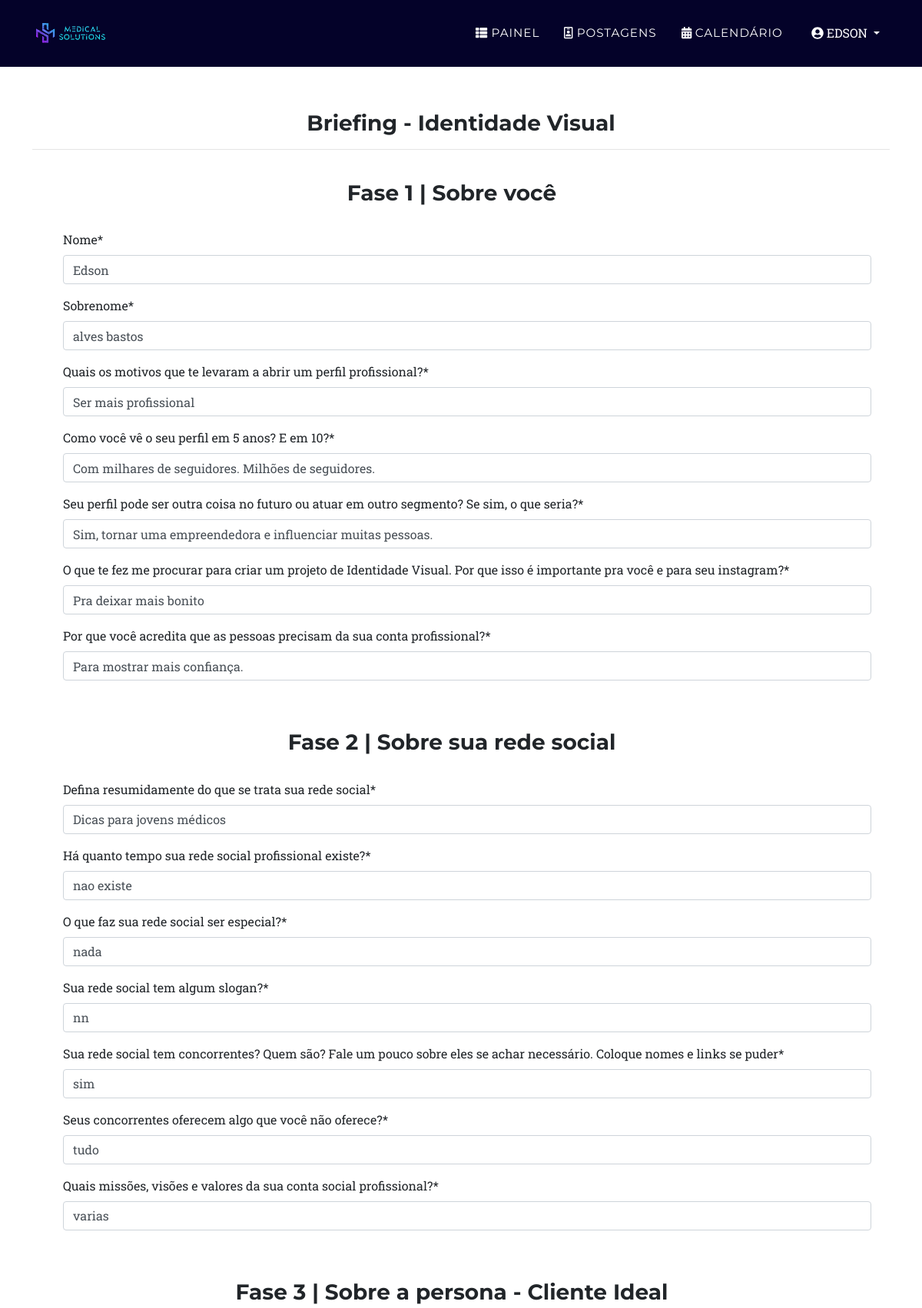
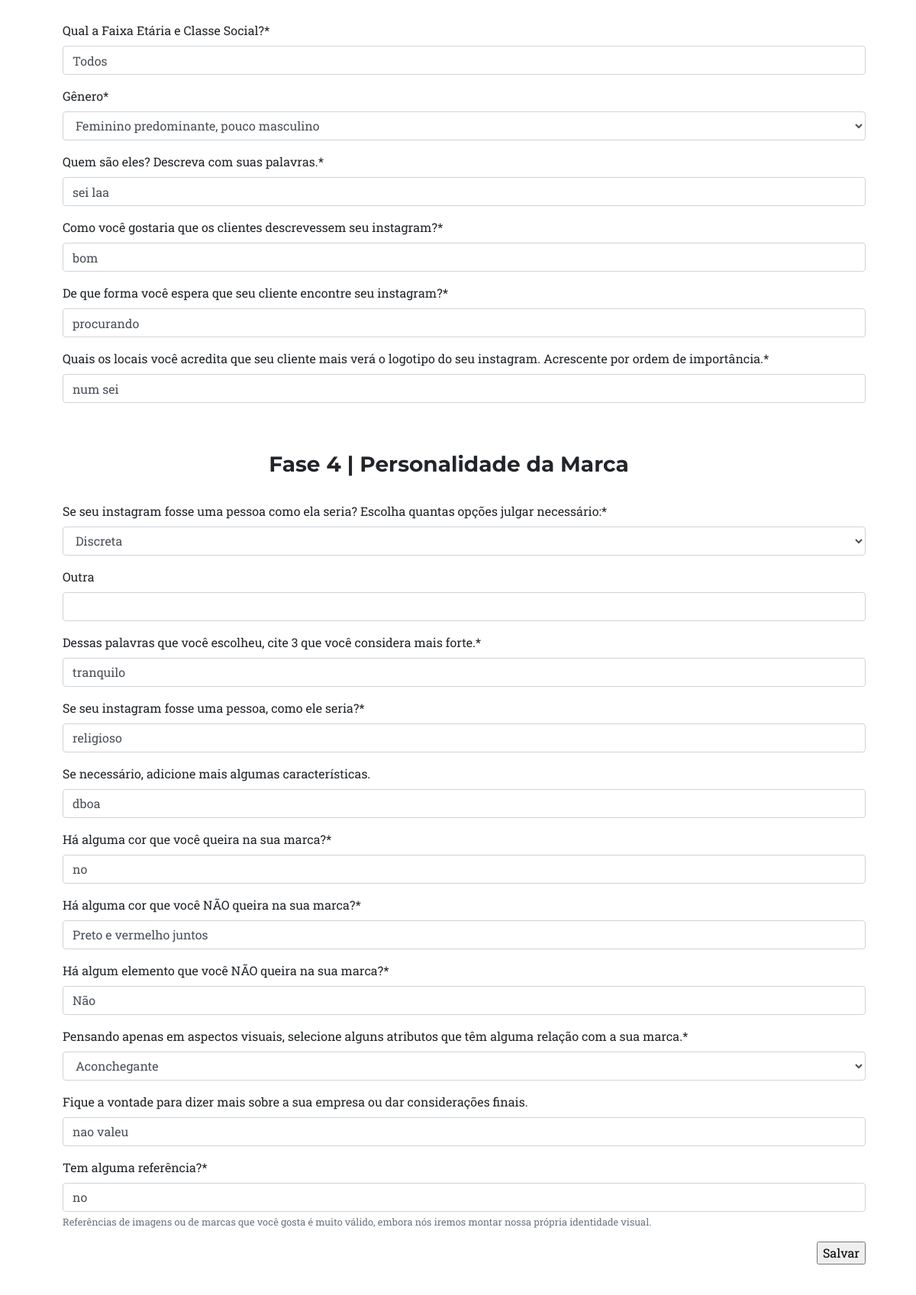
Page /formularios/briefing/editar/1 (signed in, upper part) on the committed database (2 pictures, top to bottom).
### medicos/models.py (models this page shows, shortened)
class Briefing(models.Model):
    nome = models.CharField(max_length=50)
    sobrenome = models.CharField(max_length=100)
    motivos = models.CharField(verbose_name="Quais os motivos que te levaram a abrir um perfil profissional?", max_length=2200)
    perfil = models.CharField(verbose_name="Como você vê o seu perfil em 5 anos? E em 10?", max_length=2200)
    segmento = models.CharField(verbose_name="Seu perfil pode ser outra coisa no futuro ou atuar em outro segmento? Se sim, o que seria?", max_length=2200)
    projeto_identidade = models.CharField(verbose_name="O que te fez me procurar para criar um projeto de Identidade Visual. Por que isso é importante pra você e para seu instagram?", max_length=2200)
    conta_profissional = models.CharField(verbose_name="Por que você acredita que as pessoas precisam da sua conta profissional?", max_length=2200)
    rede_social = models.CharField(verbose_name="Defina resumidamente do que se trata sua rede social", max_length=2200)
    rede_profissional = models.CharField(verbose_name="Há quanto tempo sua rede social profissional existe?", max_length=2200)
    rede_especial = models.CharField(verbose_name="O que faz sua rede social ser especial?", max_length=2200)
    slogan = models.CharField(verbose_name="Sua rede social tem algum slogan?", max_length=2200)
    concorrentes = models.CharField(verbose_name="Sua rede social tem concorrentes? Quem são? Fale um pouco sobre eles se achar necessário. Coloque nomes e links se puder", max_length=2200)
    concorrentes_oferecem = models.CharField(verbose_name="Seus concorrentes oferecem algo que você não oferece?", max_length=2200)
    missoes = models.CharField(verbose_name="Quais missões, visões e valores da sua conta social profissional?", max_length=2200)
    faixa_etaria_social = models.CharField(verbose_name="Qual a Faixa Etária e Classe Social?", max_length=500)
    genero = models.CharField(verbose_name="Gênero", max_length=38, choices=GENERO_CHOICES)
    quem = models.CharField(verbose_name="Quem são eles? Descreva com suas palavras.", max_length=500)
    descricao_clientes = models.CharField(verbose_name="Como você gostaria que os clientes descrevessem seu instagram?", max_length=500)
    encontrar_clientes = models.CharField(verbose_name="De que forma você espera que seu cliente encontre seu instagram?", max_length=500)
    logotipo_clientes = models.CharField(verbose_name="Quais os locais você acredita que seu cliente mais verá o logotipo do seu instagram. Acrescente por ordem de importância.", max_length=500)
    personalidade = MultiSelectField(verbose_name="Se seu instagram fosse uma pessoa como ela seria? Escolha quantas opções julgar necessário:" ,max_length=1500, choices=PERSONALIDADE_CHOICES)
    outra = models.CharField(verbose_name="Outra", max_length=100, blank=True, null=True)
    palavras = models.CharField(verbose_name="Dessas palavras que você escolheu, cite 3 que você considera mais forte.", max_length=64)
    pessoa = models.CharField(verbose_name="Se seu instagram fosse uma pessoa, como ele seria?", max_length=500)
    caracteristicas = models.CharField(verbose_name="Se necessário, adicione mais algumas características.", max_length=100, null=True, blank=True)
    cor = models.CharField(verbose_name="Há alguma cor que você queira na sua marca?", max_length=100)
    nao_cor = models.CharField(verbose_name="Há alguma cor que você NÃO queira na sua marca?", max_length=100)
    nao_elemento = models.CharField(verbose_name="Há algum elemento que você NÃO queira na sua marca?", max_length=100)
    aspectos = MultiSelectField(verbose_name="Pensando apenas em aspectos visuais, selecione alguns atributos que têm alguma relação com a sua marca.", max_length=500, choices=ASPECTOS_CHOICES)
    consideracoes = models.CharField(verbose_name="Fique a vontade para dizer mais sobre a sua empresa ou dar considerações finais.", max_length=500, null=True, blank=True)
    referencias = models.CharField(verbose_name="Tem alguma referência?", max_length=500, help_text="Referências de imagens ou de marcas que você gosta é muito válido, embora nós iremos montar nossa própria identidade visual.")
    cliente = models.ForeignKey(User, on_delete=models.PROTECT, default=User, null=True)

### medicos/views.py (the view)
# urls.py: path('formularios/briefing/editar/<int:pk>', BriefingUpdateView.as_view(), name='editar_briefing'),
class BriefingUpdateView(LoginRequiredMixin, UpdateView):
    model = Briefing
    template_name = 'formularios/briefing.html'
    fields = [
        'nome', 'sobrenome', 'motivos', 'perfil', 'segmento', 'projeto_identidade', 'conta_profissional',
        'rede_social', 'rede_profissional', 'rede_especial', 'slogan', 'concorrentes', 'concorrentes_oferecem', 'missoes',
        'faixa_etaria_social', 'genero', 'quem', 'descricao_clientes', 'encontrar_clientes', 'logotipo_clientes',
        'personalidade', 'outra', 'palavras', 'pessoa', 'caracteristicas', 'cor', 'nao_cor', 'nao_elemento', 'aspectos', 'consideracoes', 'referencias'
        ]
    success_url = reverse_lazy('painel')
    def get_object(self, queryset=None):
        self.object_list = Briefing.objects.get(pk=self.kwargs['pk'], cliente=self.request.user)
        return self.object_list

### medicos/templates/formularios/briefing.html (shortened to what this page needs)
{% extends "base.html" %}
{%load static%}
{% load crispy_forms_tags %}
{% block conteudo %}
<section class="page-section conteudo">
    <div class="container">
        <div class="text-center">
            <h3>Briefing - Identidade Visual</h3>
            <hr>
        </div>
        <form class="mr-4" action="" method="POST">
        <br>
        <div class="text-center">
            <h3>Fase 1 | Sobre você</h3>
        </div>
        <br>
        <ul>
            {{form.nome|as_crispy_field}}
        </ul>
        <ul>
            {{form.sobrenome|as_crispy_field}}
        </ul>
        <ul>
            {{form.motivos|as_crispy_field}}
        </ul>
        <ul>
            {{form.perfil|as_crispy_field}}
        </ul>
        <ul>
            {{form.segmento|as_crispy_field}}
        </ul>
        <ul>
            {{form.projeto_identidade|as_crispy_field}}
        </ul>
        <ul>
            {{form.conta_profissional|as_crispy_field}}
        </ul>
        <br>
        <br>
        <div class="text-center">
            <h3>Fase 2 | Sobre sua rede social</h3>
        </div>
        <br>
        <ul>
            {{form.rede_social|as_crispy_field}}
        </ul>
        <ul>
            {{form.rede_profissional|as_crispy_field}}
        </ul>
        <ul>
            {{form.rede_especial|as_crispy_field}}
        </ul>
        <ul>
            {{form.slogan|as_crispy_field}}
        </ul>
        <ul>
            {{form.concorrentes|as_crispy_field}}
        </ul>
        <ul>
            {{form.concorrentes_oferecem|as_crispy_field}}
        </ul>
        <ul>
            {{form.missoes|as_crispy_field}}
        </ul>
        <br>
        <br>
        <div class="text-center">
            <h3>Fase 3 | Sobre a persona - Cliente Ideal</h3>
        </div>
        <br>
        <ul>
            {{form.faixa_etaria_social|as_crispy_field}}
        </ul>
        <ul>
            {{form.genero|as_crispy_field}}
        </ul>
        <ul>
            {{form.quem|as_crispy_field}}
        </ul>
        <ul>
            {{form.descricao_clientes|as_crispy_field}}
        </ul>
        <ul>
            {{form.encontrar_clientes|as_crispy_field}}
        </ul>
        <ul>
            {{form.logotipo_clientes|as_crispy_field}}
        </ul>
        <br>
        <br>
        <div class="text-center">
            <h3>Fase 4 | Personalidade da Marca</h3>
        </div>
        <br>
        <ul>
            {{form.personalidade|as_crispy_field}}
        </ul>
        <ul>
            {{form.outra|as_crispy_field}}
        </ul>
        <ul>
            {{form.palavras|as_crispy_field}}
        </ul>
        <ul>
            {{form.pessoa|as_crispy_field}}
        </ul>
        <ul>
            {{form.caracteristicas|as_crispy_field}}
        </ul>
        <ul>
            {{form.cor|as_crispy_field}}
        </ul>
        <ul>
            {{form.nao_cor|as_crispy_field}}
        </ul>
        <ul>
            {{form.nao_elemento|as_crispy_field}}
        </ul>
        <ul>
            {{form.aspectos|as_crispy_field}}
        </ul>
        <ul>
            {{form.consideracoes|as_crispy_field}}
        </ul>
        <ul>
            {{form.referencias|as_crispy_field}}
        </ul>
        <div class="text-right">
            <input style="text-align: right;" type="submit" value="Salvar">
        </div>
        </form>
    </div>
</section>
{%endblock%}

### medicos/templates/base.html (shortened to what this page needs)
{% load static %}
<!DOCTYPE html>
<html lang="pt-BR">
    <head>
        <link href="{% static 'css/styles.css' %}" rel="stylesheet" />
    </head>
<body>
{% block navbar %}
<nav class="navbar navbar-expand-lg navbar-dark fixed-top" style="background-color: #040229;" id="mainNav">
    <div class="container">
        <a class="js-scroll-trigger" href="{% url 'index' %}"><img src="{% static 'img/logo.png' %}" style="width: 100px;" alt=""/></a>
        <div class="collapse navbar-collapse" id="navbarResponsive">
            <ul class="navbar-nav text-uppercase ml-auto">
                {% if request.user.is_authenticated %}
                <li class="nav-item"><a class="nav-link js-scroll-trigger" href="{% url 'painel' %}"><i class="fas fa-th-list"></i></i> Painel</a></li>
                    <li class="nav-item"><a class="nav-link js-scroll-trigger" href="{% url 'posts' %}"><i class="far fa-id-badge"></i> Postagens</a></li>
                        <li class="nav-item"><a class="nav-link js-scroll-trigger" href="{% url 'calendario' %}"><i class="fas fa-calendar-alt"></i> Calendário</a></li>
                <div class="btn-group">
                    <button style="color: white;" class="btn text-uppercase ml-auto dropdown-toggle" type="button" id="triggerId" data-toggle="dropdown"
                        aria-haspopup="true" aria-expanded="false">
                        <i class="fa fa-user-circle"></i>
                        <span id="username">{{request.user.first_name}}</span>
                    </button>
                </div>
                {%endif%}
            </ul>
        </div>
    </div>
</nav>
{% endblock %}
<br>
<br>
{% block conteudo %}{% endblock %}
</body>
</html>

### rows in the picture
Briefing: nome "Edson", sobrenome "alves bastos", motivos "Ser mais profissional", perfil "Com milhares de seguidores. Milhões de seguidores.", segmento "Sim, tornar uma empreendedora e influenciar muitas pessoas.", projeto_identidade "Pra deixar mais bonito", conta_profissional "Para mostrar mais confiança.", rede_social "Dicas para jovens médicos", rede_profissional "nao existe", rede_especial "nada", slogan "nn", concorrentes "sim", concorrentes_oferecem "tudo", missoes "varias", faixa_etaria_social "Todos", genero "Feminino predominante, pouco masculino", quem "sei laa", descricao_clientes "bom", encontrar_clientes "procurando", logotipo_clientes "num sei", personalidade "Discreta", palavras "tranquilo", pessoa "religioso", caracteristicas "dboa", cor "no", nao_cor "Preto e vermelho juntos", nao_elemento "Não", aspectos "Aconchegante", consideracoes "nao valeu", referencias "no"

### other values in the picture
{{ request.user.first_name }} "EDSON"
